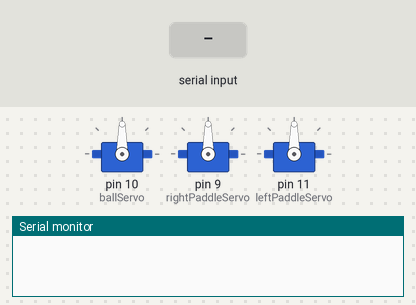
The sketch below on a simulated Arduino Uno, built with avr-gcc and run on an emulated ATmega328P. Parts: 3 × servo, the last lines printed to the serial monitor. The inputs (shaded band) are chosen by the test bench.

Above: at 1.2 s.
1.3 s: "90,45\n" received over Serial
At 1.45 s:
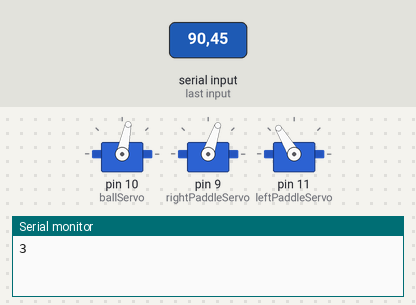
At 2.35 s:
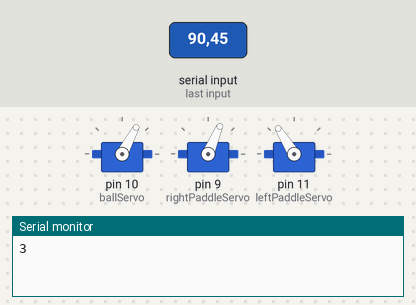
Timing chart, 0 to 16.3 s (numbered marks = the images above; inputs shaded):
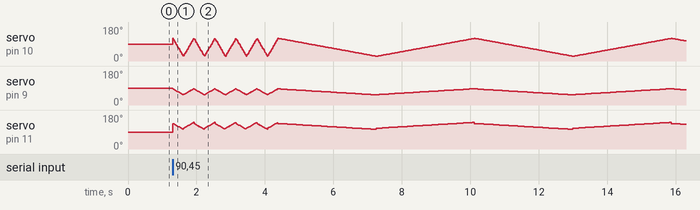

The sketch:

physical_output.ino
```cpp
/*
Name: Ishan Vyas
Course: CPSC 599.88
Assignment 2: Physical Output - EventTennis
UCID: 30068270
Due Date: March 17th, 2022
*/


#include <Servo.h>

Servo ballServo;
Servo rightPaddleServo;
Servo leftPaddleServo;

// Keeps track of the ballServo position
int pos = 0;
// Keeps track of the rightPaddleServo position
int rpos = 115;
// Keeps track of the leftPaddleServo position
int lpos = 105;

// Stores the number of events
int numE;
// Stores the current delay time
int delayTime;

void setup() {
  Serial.begin(9600);           // Begin Serial at 9600
  Serial.setTimeout(1);         // Wait at most 1000ms for serial data
  ballServo.attach(10);         // attaches the ballServo on pin 10 to the servo object
  rightPaddleServo.attach(9);   // attaches the rightPaddleServo on pin 9 to the servo object
  leftPaddleServo.attach(11);   // attaches the leftPaddleServo on pin 11 to the servo object
  // leftPaddleServo.write(110);   // 135 - 75 ==== 105
  // ballServo.write(110);         // 25 - 120 === 35, 115
  // rightPaddleServo.write(55);   // 55 - 85 ==== 120
}

void loop() {

  // Check for serial data
  while (!Serial.available());
  // Get serial data from reading the serial port, data sent by python
  numE = Serial.readString().toInt();

  // Map the number of events to a delay time
  if(numE != 0){
    delayTime = 30/numE;
  }else{
    delayTime = 30;
   }

  // Write the delay time to serial, for output in python
  Serial.print(delayTime);

  // Show the current speed 5 times
  for(int i = 0; i < 5; i += 1){

    // Positive Motion
    for (int i = 0; i < 95; i += 1) {
      pos = 120 - i;
      rpos = 85 - (i/(19/6));
      lpos = 135 - (i/(19/5));

      // Write the positions of the servo
      ballServo.write(pos);
      rightPaddleServo.write(rpos);
      leftPaddleServo.write(lpos);

      // Dynamic delay time
      delay(delayTime);
    }

    // Negative Motion
    for (int i = 0; i < 95; i += 1) {
      pos = 25 + i;
      rpos = 55 + (i/(19/6));
      lpos = 110 + (i/(19/5));

      // Write the positions of the servo
      ballServo.write(pos);
      rightPaddleServo.write(rpos);
      leftPaddleServo.write(lpos);

      // Dynamic delay time
      delay(delayTime);
    }
  }

}
```
